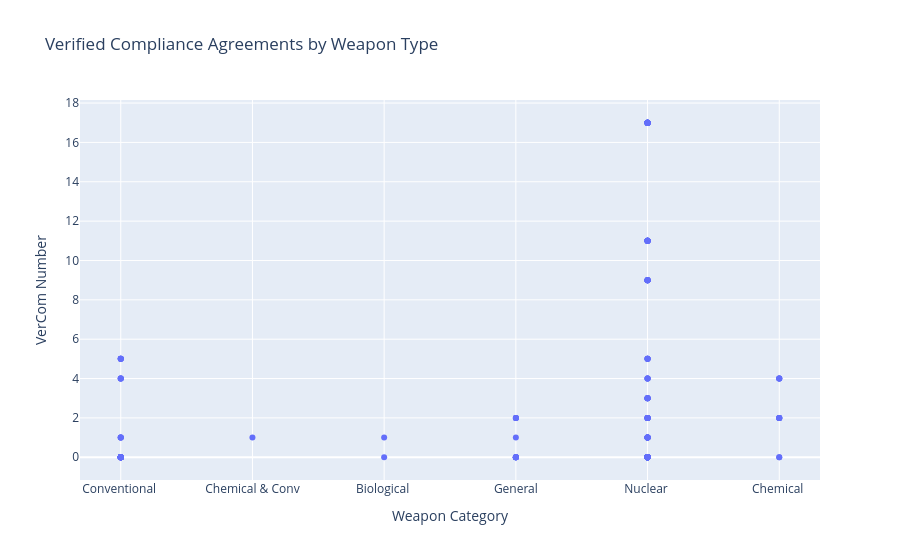

The notebook cell saved with this chart:
### Markdown cell above
### Weapon Type

### Code cell
print(info_sub.verified_compliance_mechanism_nr.value_counts())
title = "Verified Compliance Agreements by Weapon Type"

df = info_ver.copy()
df['weapons_items_topic'] = df['weapons_items_topic'].astype(str).map(weapon_map)
df = df.dropna(subset=['weapons_items_topic'])
df = df.fillna(0)

nice_names = {
    'agreement_id' :    'Agreement ID',
    'year': 'year',
    'laterality':'laterality',
    'state_withdrawal': 'state withdrawal',
    'nr_states_parties_ratification': 'nr_states_parties_ratification',
    'verified_compliance_mechanism_area_access': 'Area access',
    'verified_compliance_mechanism_facility_access': 'Facility access',
    'verified_compliance_mechanism_item_access': 'Item access',
    'verified_compliance_mechanism_item_section_access': 'Item section access',
    'consultation_mechanism': 'Consultation Flag',
    'demonstrated_compliance_mechanism_nr': 'DemCom Count',
    'verified_compliance_mechanism_nr': 'VerCom Count',
    'demonstrated_compliance_mechanism': 'DemCom',
    'verified_compliance_mechanism': 'VerCom'
}
df_renamed = df.rename(columns=nice_names)

fig = px.scatter(
    df_renamed,
    x='weapons_items_topic',
    y='VerCom Count',
    title = title,
    hover_data=list(nice_names.values()),
    labels={
        'weapons_items_topic': 'Weapon Category',
        'VerCom Count': 'VerCom Mechanisms'
    }

)
fig.write_html(f"plots/{title.replace(' ', '_')}.html", full_html=True, include_plotlyjs="inline")
fig.write_image(f"plots/{title.replace(' ', '_')}.png")

fig.show()

### Figure 1 — Plotly figure (JSON) as saved in the notebook; plotly's stock layout.template omitted (floating-point values rounded to 4 significant figures; data arrays with more than 128 entries replaced by an {"elided": "..."} marker saying what was removed)
{"data": [{"customdata": {"elided": "183x13 mixed values"}, "hovertemplate": "Weapon Category=%{x}<br>VerCom Number=%{y}<br>Agreement ID=%{customdata[0]}<br>year=%{customdata[1]}<br>laterality=%{customdata[2]}<br>state withdrawal=%{customdata[3]}<br>nr_states_parties_ratification=%{customdata[4]}<br>Area access=%{customdata[5]}<br>Facility access=%{customdata[6]}<br>Item access=%{customdata[7]}<br>Item section access=%{customdata[8]}<br>Consultation Flag=%{customdata[9]}<br>DemCom Count=%{customdata[10]}<br>DemCom=%{customdata[11]}<br>VerCom=%{customdata[12]}<extra></extra>", "legendgroup": "", "marker": {"color": "#636efa", "symbol": "circle"}, "mode": "markers", "name": "", "orientation": "v", "showlegend": false, "type": "scatter", "x": {"elided": "183 str values"}, "xaxis": "x", "y": {"elided": "183 float values"}, "yaxis": "y"}], "layout": {"legend": {"tracegroupgap": 0}, "title": {"text": "Verified Compliance Agreements by Weapon Type"}, "xaxis": {"anchor": "y", "domain": [0, 1], "title": {"text": "Weapon Category"}}, "yaxis": {"anchor": "x", "domain": [0, 1], "title": {"text": "VerCom Number"}}}}
